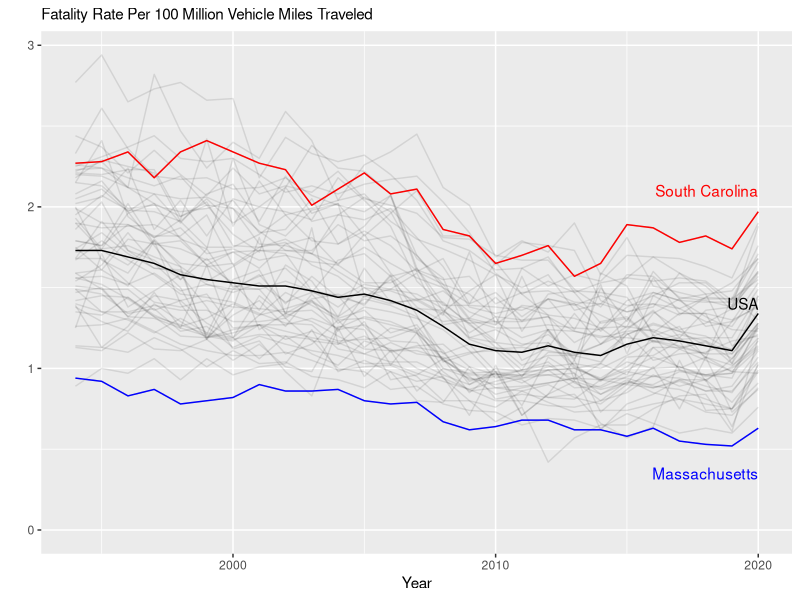
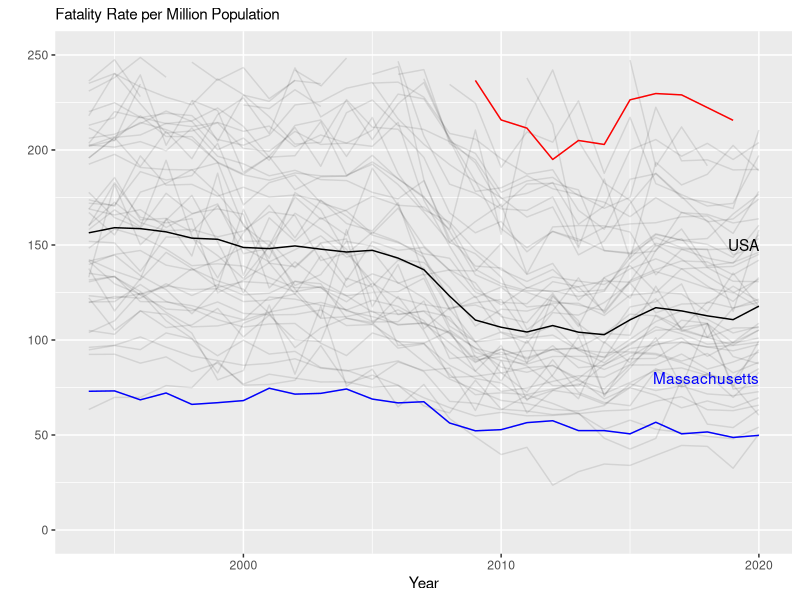
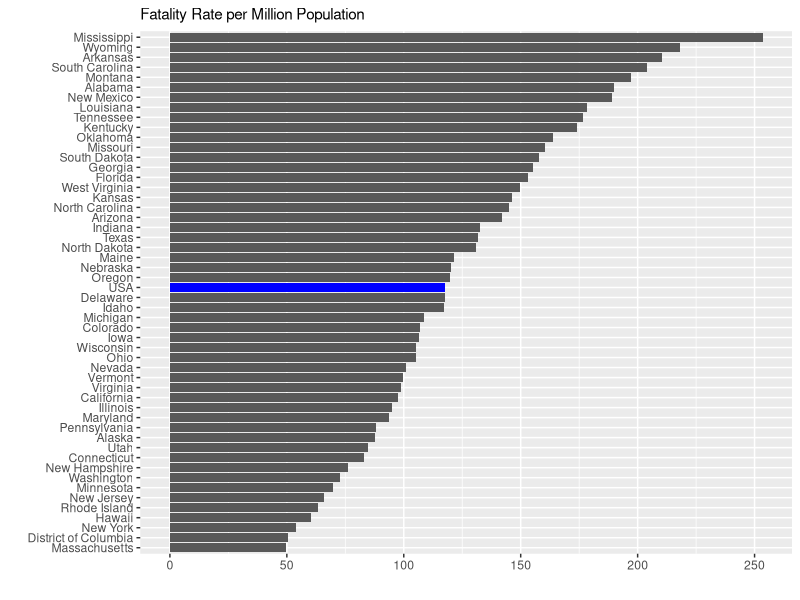

Source code (R) for these figures, in order:
library(readxl)
library(ggplot2) 
library(dplyr)
ByState <- read_excel("ByState.xlsx")

max_state = ByState %>% 
  filter(Year == 2020) %>%
  filter(`Fatality Rate per 100 Million VMT` == max(`Fatality Rate per 100 Million VMT`) ) %>%
  pull(STATE)
min_state = ByState %>% 
  filter(Year == 2020) %>%
  filter(`Fatality Rate per 100 Million VMT` == min(`Fatality Rate per 100 Million VMT`) ) %>%
  pull(STATE)
ggplot(data = ByState,
       aes(y = `Fatality Rate per 100 Million VMT`, 
           x = Year, 
           group = STATE)) +
  geom_line(data = ByState %>% filter(STATE != "USA"), alpha = 0.1) +
  geom_line(data = ByState %>% filter(STATE == "USA"), alpha = 1) +
  geom_line(data = ByState %>% filter(STATE == max_state), alpha = 1, color = "red") +
  geom_line(data = ByState %>% filter(STATE == min_state), alpha = 1, color = "blue") +
  annotate("text", x = 2020, y = 2.1, hjust = 1, label = max_state, color = "red") +
  annotate("text", x = 2020, y = 0.35, hjust = 1, label = min_state, color = "blue")  +
  annotate("text", x = 2020, y = 1.4, hjust = 1, label = "USA", color = "black")  +
  labs(x = "Year", y = "", subtitle = "Fatality Rate Per 100 Million Vehicle Miles Traveled") +
  scale_y_continuous(limits = c(0, NA))

max_state = ByState %>% 
  filter(Year == 2020) %>%
  filter(`Fatality Rate per 100,000 Population` == max(`Fatality Rate per 100,000 Population`) ) %>%
  pull(STATE)
min_state = ByState %>% 
  filter(Year == 2020) %>%
  filter(`Fatality Rate per 100,000 Population` == min(`Fatality Rate per 100,000 Population`) ) %>%
  pull(STATE)
ggplot(data = ByState,
       aes(y = `Fatality Rate per 100,000 Population`*10, 
           x = Year, 
           group = STATE)) +
  geom_line(data = ByState %>% filter(STATE != "USA"), alpha = 0.1) +
  geom_line(data = ByState %>% filter(STATE == "USA"), alpha = 1) +
  geom_line(data = ByState %>% filter(STATE == max_state), alpha = 1, color = "red") +
  geom_line(data = ByState %>% filter(STATE == min_state), alpha = 1, color = "blue") +
  annotate("text", x = 2020, y = 270, hjust = 1, label = max_state, color = "red") +
  annotate("text", x = 2020, y = 80, hjust = 1, label = min_state, color = "blue")  +
  annotate("text", x = 2020, y = 150, hjust = 1, label = "USA", color = "black")  +
  labs(x = "Year", y = "", subtitle = "Fatality Rate per Million Population") +
  scale_y_continuous(limits = c(0, 250))


ggplot(data = ByState  %>% filter(Year == 2020) %>% mutate(STATE = factor(STATE)),
       aes(y = `Fatality Rate per 100,000 Population`*10, 
           x = forcats::fct_reorder(STATE, `Fatality Rate per 100,000 Population`))) +
  geom_col() +
  geom_col(data = ByState  %>% filter(Year == 2020 & STATE == "USA") %>% mutate(STATE = factor(STATE)),
           aes(y = `Fatality Rate per 100,000 Population`*10, 
               x = STATE), fill = "blue") +
  coord_flip() +
  labs(x = "", y = "", subtitle = "Fatality Rate per Million Population") +
  scale_y_continuous(limits = c(0, NA))
  